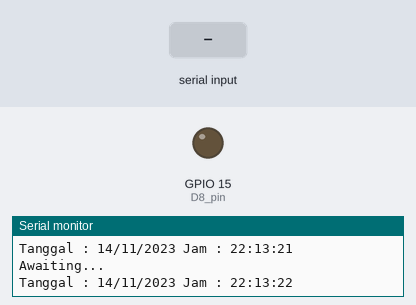
The sketch below on a simulated ESP8266 (NodeMCU). Shown: output pins drawn as LEDs (lit = HIGH), the last lines printed to the serial monitor. The test bench sets the inputs (shaded band). WiFi joins after 1.5 s; servers stay silent unless stated; the local clock reads 2024-03-15 10:24:30 at power-on unless the sketch sets it.

Above: at 2.8 s.
2.9 s: "1" received over Serial
At 3.8 s:
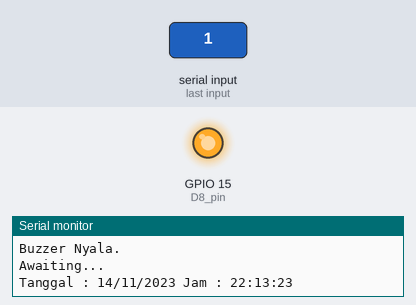
4.5 s: "2" received over Serial
At 5.5 s:
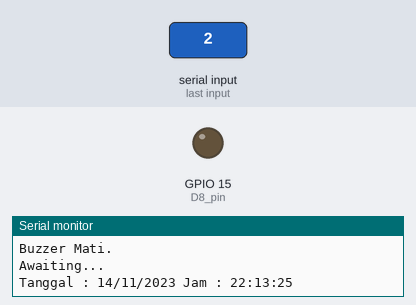
Timing chart, 0 to 7.5 s (numbered marks = the images above; inputs shaded):
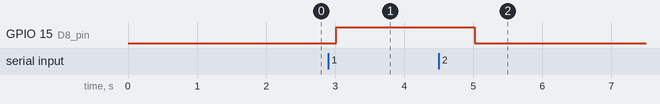

Measured:
- after the input at 2.9 s, GPIO 15 (D8_pin): LOW → HIGH after 0.11 s
- after the input at 4.5 s, GPIO 15 (D8_pin): HIGH → LOW after 0.52 s

The sketch:

RTCModuleSensorSolarPanel.ino
```cpp
#include <RTClib.h>

#include <Arduino.h>
// #include <WiFi.h>
#include <ESP8266WiFi.h>
#include <Wire.h>
// #include <DS323x_Generic.h>
// #include <Timezone_Generic.h>

// #include <defines.h>

// DS323x rtc;
RTC_DS3231 rtc;

// TimeChangeRule myDST = { "EDT", Second, Sun, Mar, 2, -240 };  //Daylight time = UTC - 4 hours
// TimeChangeRule mySTD = { "EST", First, Sun, Nov, 2, -300 };   //Standard time = UTC - 5 hours
// Timezone *myTZ;

// TimeChangeRule *tcr;  //pointer to the time change rule, use to get TZ abbrev

const int D0_pin = 16;
const int D7_pin = 13;
const int D8_pin = 15;
const int D4_pin = 2;


const int pin_buzzer = D8_pin;

void setup() {
  // put your setup code here, to run once:
  Serial.begin(9600);
  // rtc.begin();
  // rtc.setHourMode(CLOCK_H12);
  pinMode(pin_buzzer, OUTPUT);

  //koneksi ke wifi lain
  const char *ssid = "Micon";
  const char *password = "lilseven";
  WiFi.begin(ssid, password);
  // while (WiFi.status() != WL_CONNECTED) {
  //   delay(1000);
  //   Serial.print("Mengkoneksi kan ke wifi:");
  //   Serial.println(ssid);
  // }
  // Wire.begin(5, 4);

  while(!rtc.begin()){
    Serial.println("Sensor RTC tidak ditemukan");
    delay(1000);
    Serial.flush();
  }

  rtc.adjust(DateTime(F(__DATE__),F(__TIME__)));
  // rtc.adjust(DateTime(2023, 9, 4, 9,0,0));
  rtc.disableAlarm(1);
  rtc.disableAlarm(2);
  rtc.clearAlarm(1);
  rtc.clearAlarm(2);

  rtc.setAlarm1(
    DateTime(
    rtc.now().day(),
    rtc.now().month(),
    rtc.now().year(),
    22,
    0,
    0),
    DS3231_A1_Hour
  );
    rtc.setAlarm2(
    DateTime(
    rtc.now().day(),
    rtc.now().month(),
    rtc.now().year(),
    22,
    30,
    0),
    DS3231_A2_Hour
  );
  // rtc.enableAlarm(rtc.MATCH_HHMMSS);
}


void loop() {
  // put your main code here, to run repeatedly:
  if(rtc.alarmFired(1) || rtc.alarmFired(2)) {
    if(rtc.now().hour() >= 22) {
      Serial.println("Sudah lebih dari jam 10.");
    }
    digitalWrite(pin_buzzer, HIGH);
    delay(5000);
    digitalWrite(pin_buzzer, LOW);
    rtc.clearAlarm(1);
    rtc.clearAlarm(2);
    rtc.clearAlarm(3);
  }

  // if(rtc.checkAlarm1()) {

  // }

  if (Serial.available() > 0) {
    char command = Serial.read();
    if (command == '1') {
      //buzzer bunyi
      digitalWrite(pin_buzzer, HIGH);
      Serial.println("Buzzer Nyala.");
    }
    if (command == '2') {
      //buzzer mati
      digitalWrite(pin_buzzer, LOW);
      Serial.println("Buzzer Mati.");
    }
  }
  Serial.println("Awaiting...");
  // delay(200);
  // DateTime now = rtc.now();
  // time_t utc = now.get_time_t();
  // time_t local = myTZ->toLocal(utc, &tcr);

  // printDateTime(utc, "UTC");
  // printDateTime(local, tcr->abbrev);

  DateTime now = rtc.now();       //Menampilkan RTC pada variable now

  Serial.print("Tanggal : ");
  Serial.print(now.day());        //Menampilkan Tanggal
  Serial.print("/");
  Serial.print(now.month());      //Menampilkan Bulan
  Serial.print("/");
  Serial.print(now.year());       //Menampilkan Tahun
  Serial.print(" ");

  Serial.print("Jam : ");
  Serial.print(now.hour());       //Menampilkan Jam
  Serial.print(":");
  Serial.print(now.minute());     //Menampilkan Menit
  Serial.print(":");
  Serial.print(now.second());     //Menampilkan Detik
  Serial.println();

  delay(1000);
}
```
